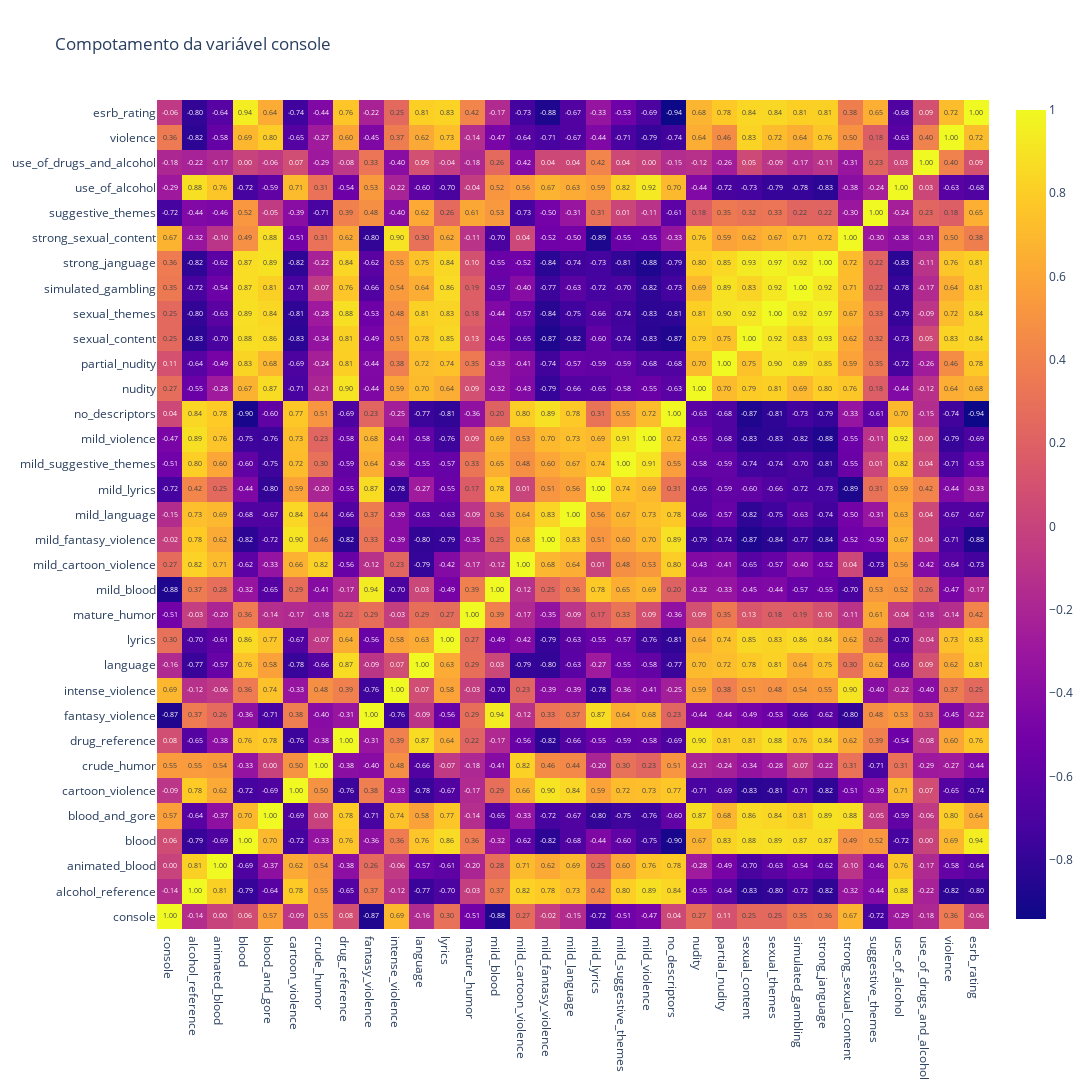

Notebook source saved alongside this figure:
### Markdown cell above
## Análise empírica de seleção de colunas

### Code cell
fig = go.Figure()
fig.add_trace(
    go.Heatmap(
        x=df_corr.columns,
        y=df_corr.index,
        z= df_corr,
        text=df_corr.values,
        texttemplate='%{text:.2f}'
        )
)
fig.update_layout(
    width = 1200, height = 1200,
    title_text = f'Compotamento da variável {df.columns[1]}',
    barmode='relative',
    )
fig.show()

### Figure 1 — Plotly figure (JSON) as saved in the notebook; plotly's stock layout.template omitted (floating-point values rounded to 4 significant figures; data arrays with more than 128 entries replaced by an {"elided": "..."} marker saying what was removed)
{"data": [{"text": {"elided": "33x33 float values"}, "texttemplate": "%{text:.2f}", "type": "heatmap", "x": ["console", "alcohol_reference", "animated_blood", "blood", "blood_and_gore", "cartoon_violence", "crude_humor", "drug_reference", "fantasy_violence", "intense_violence", "language", "lyrics", "mature_humor", "mild_blood", "mild_cartoon_violence", "mild_fantasy_violence", "mild_language", "mild_lyrics", "mild_suggestive_themes", "mild_violence", "no_descriptors", "nudity", "partial_nudity", "sexual_content", "sexual_themes", "simulated_gambling", "strong_janguage", "strong_sexual_content", "suggestive_themes", "use_of_alcohol", "use_of_drugs_and_alcohol", "violence", "esrb_rating"], "y": ["console", "alcohol_reference", "animated_blood", "blood", "blood_and_gore", "cartoon_violence", "crude_humor", "drug_reference", "fantasy_violence", "intense_violence", "language", "lyrics", "mature_humor", "mild_blood", "mild_cartoon_violence", "mild_fantasy_violence", "mild_language", "mild_lyrics", "mild_suggestive_themes", "mild_violence", "no_descriptors", "nudity", "partial_nudity", "sexual_content", "sexual_themes", "simulated_gambling", "strong_janguage", "strong_sexual_content", "suggestive_themes", "use_of_alcohol", "use_of_drugs_and_alcohol", "violence", "esrb_rating"], "z": {"elided": "33x33 float values"}}], "layout": {"barmode": "relative", "height": 1200, "title": {"text": "Compotamento da variável console"}, "width": 1200}}
